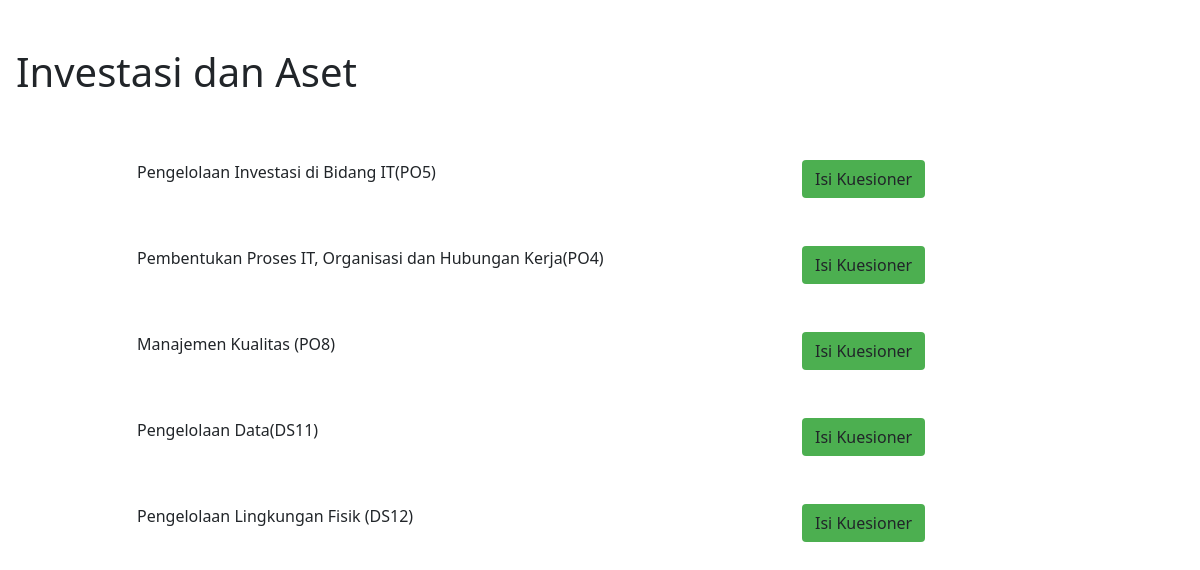
Screenshot of /daftar_kuisioner/investasi-dan-aset with the database file from the repository.
### tables this page shows
CREATE TABLE `sub_kategori` (
  `id` int(11) NOT NULL,
  `id_kategori` int(11) NOT NULL,
  `nama` varchar(255) NOT NULL
);

### application/controllers/Frontend.php (called while the page is built, shortened)
<?php
class Frontend extends CI_Controller {
    function __construct() {
		$this->load->model('Dashboard_model');
	}
   public function daftar_kuisioner($slug)
   {
     $get_kuisioner = $this->db->get_where('kategori',['slug'=>$slug])->row();
     if($get_kuisioner == null)
        {
            echo "Tidak ada";
        }else{
            $data['slug'] = $get_kuisioner->nama;
            $data['kuisioner'] = $this->Dashboard_model->ambil_where('sub_kategori','id_kategori',$get_kuisioner->id);
			$this->load->view('frontend/daftar_kuisioner',$data);
        }
   }
}

### index.php (called while the page is built, shortened)
<?php
require_once BASEPATH.'core/CodeIgniter.php';

### application/models/Dashboard_model.php (called while the page is built, shortened)
<?php
class Dashboard_model extends CI_Model {
	function ambil_where($table,$field,$id)
	{
		$this->db->select('*');
		$this->db->from($table);
		$this->db->where($field, $id);
		$this->db->order_by('id','ASC');
		return $this->db->get()->result();
	}
}
?>

### application/views/frontend/daftar_kuisioner.php (the view, shortened to what this page needs)
<!DOCTYPE html>
<html lang="en">
<head>
	<link href="https://cdn.jsdelivr.net/npm/bootstrap@5.0.0-beta3/dist/css/bootstrap.min.css" rel="stylesheet" />
</head>
<body>
	<h1 class="mt-5 ms-3"><?= $slug;?></h1>
	<div class="container">
		<div class="row justify-content-center">
            <?php foreach($kuisioner as $get) { ?>
			<div class="col-7 mt-5"><?= $get->nama;?></div>
			<div class="col-3 mt-5">
				<a class="btn" style="background-color: #4CAF50;" href="<?= base_url('kuisioner/'.$get->id);?>" role="button">Isi Kuesioner</a>
			</div>
            <?php } ?>
		</div>
	</div>
</body>
</html>

### rows the page displays
sub_kategori: nama "Pengelolaan Investasi di Bidang IT(PO5)"
sub_kategori: nama "Pembentukan Proses IT, Organisasi dan Hubungan Kerja(PO4)"
sub_kategori: nama "Manajemen Kualitas (PO8)"
sub_kategori: nama "Pengelolaan Data(DS11)"
sub_kategori: nama "Pengelolaan Lingkungan Fisik (DS12)"

### other values shown
$slug "Investasi dan Aset"
